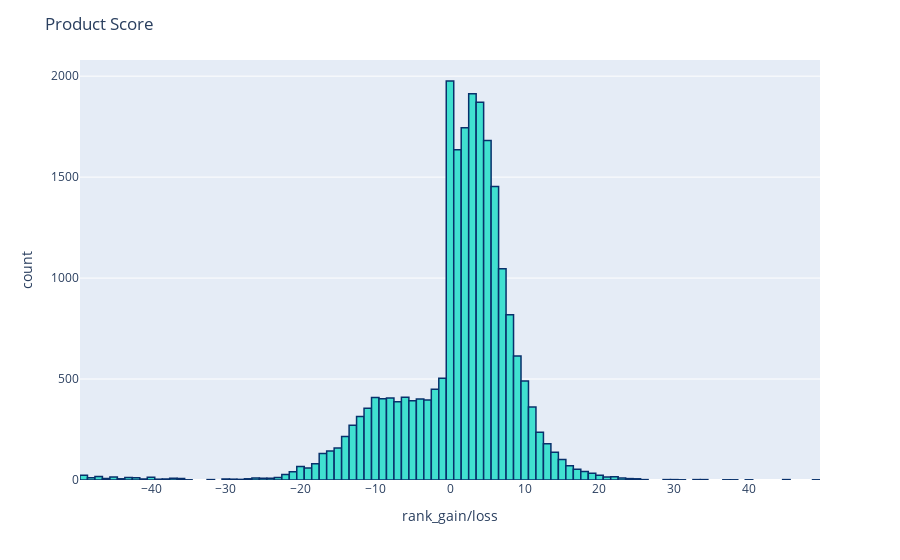

The notebook cell this image was saved under:
### Code cell
import matplotlib.pyplot as plt
import seaborn as sns
color = sns.color_palette()
%matplotlib inline
import plotly.offline as py
py.init_notebook_mode(connected=True)
import plotly.graph_objs as go
import plotly.tools as tls
import plotly.express as px
# Product Scores
fig = px.histogram(df, x="rank_gain/loss")
fig.update_traces(marker_color="turquoise",marker_line_color='rgb(8,48,107)',
                  marker_line_width=1.5)
fig.update_layout(title_text='Product Score')
fig.show()

### Figure 1 — Plotly figure (JSON) as saved in the notebook; plotly's stock layout.template omitted (floating-point values rounded to 4 significant figures; data arrays with more than 128 entries replaced by an {"elided": "..."} marker saying what was removed)
{"data": [{"alignmentgroup": "True", "bingroup": "x", "hovertemplate": "rank_gain/loss=%{x}<br>count=%{y}<extra></extra>", "legendgroup": "", "marker": {"color": "turquoise", "line": {"color": "rgb(8,48,107)", "width": 1.5}, "pattern": {"shape": ""}}, "name": "", "offsetgroup": "", "orientation": "v", "showlegend": false, "type": "histogram", "x": {"elided": "22785 int values"}, "xaxis": "x", "yaxis": "y"}], "layout": {"barmode": "relative", "legend": {"tracegroupgap": 0}, "margin": {"t": 60}, "title": {"text": "Product Score"}, "xaxis": {"anchor": "y", "domain": [0, 1], "title": {"text": "rank_gain/loss"}}, "yaxis": {"anchor": "x", "domain": [0, 1], "title": {"text": "count"}}}}
